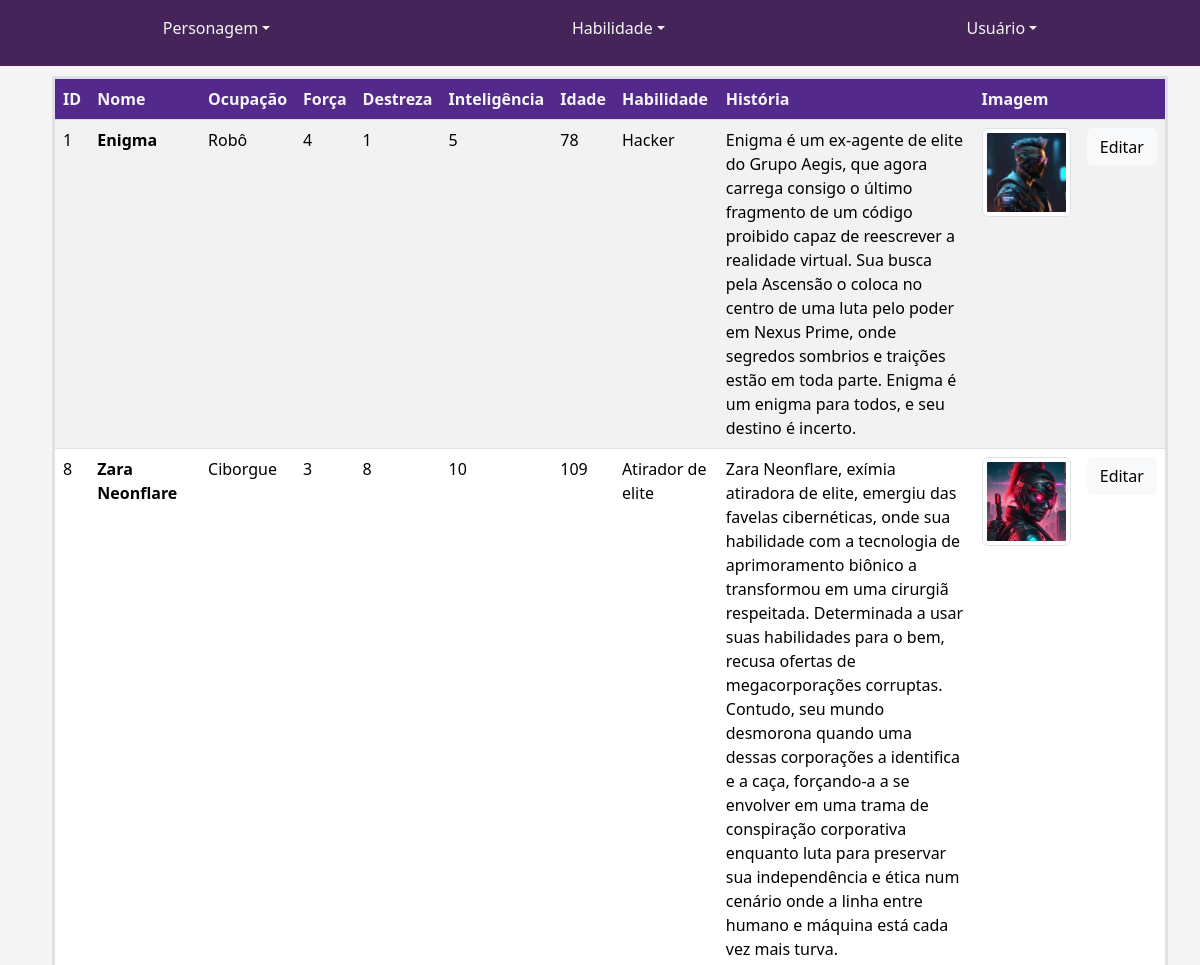
/admin (upper part), run on an earlier commit of the app's database.
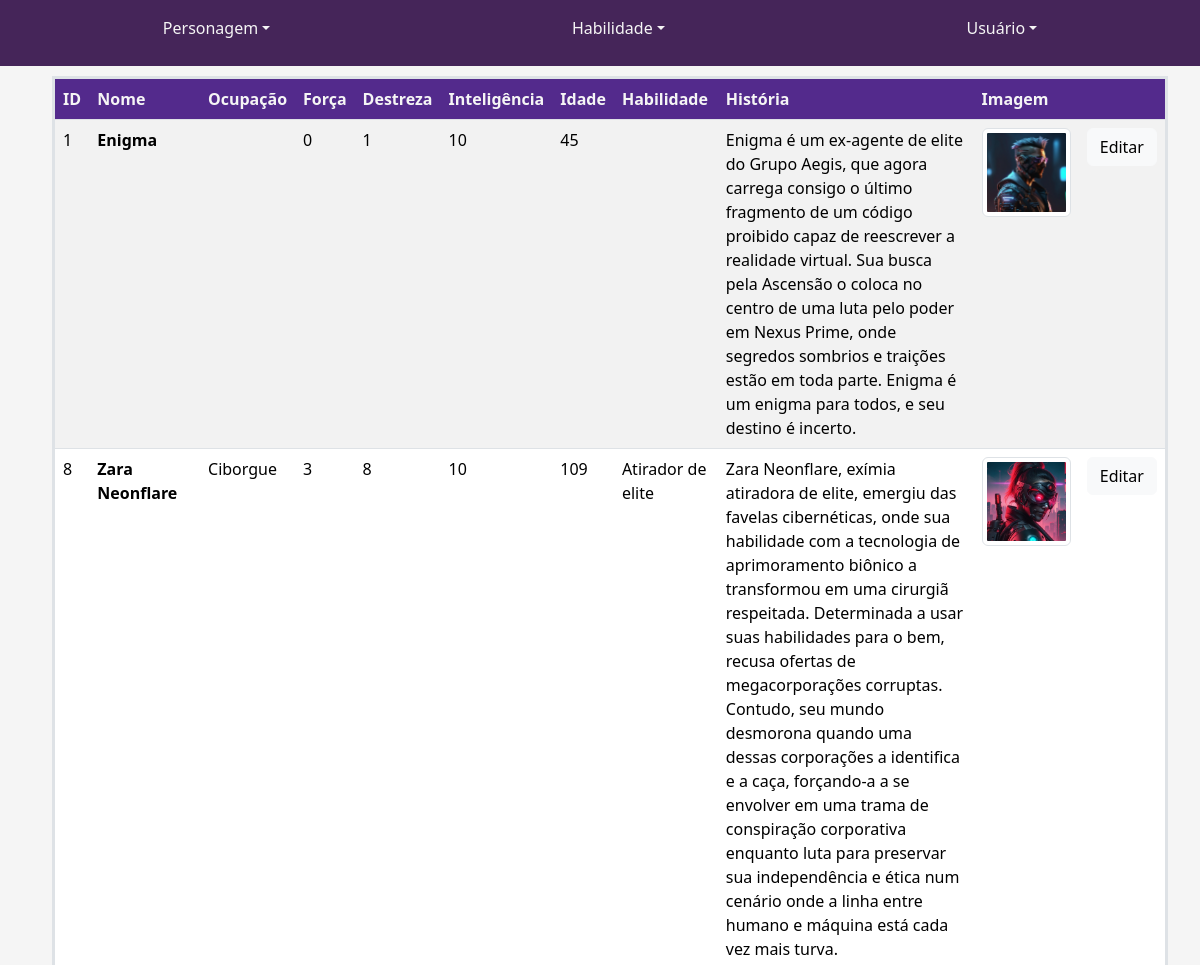
And on a later commit of the database.
### tables this page shows
CREATE TABLE "personagens" (
	"id"	integer,
	"nome"	text NOT NULL,
	"ocupacao"	text NOT NULL,
	"forca"	integer NOT NULL,
	"destreza"	integer NOT NULL,
	"inteligencia"	integer NOT NULL,
	"idade"	integer,
	"habilidade"	TEXT NOT NULL,
	"historia"	text,
	"imagem"	text,
	PRIMARY KEY("id" AUTOINCREMENT)
);

### app.py (the view)
@app.route("/admin")
def home_admin():
    lista_personagens = db_utils.retornar_personagens()
    return render_template(
        "admin/listar-personagens.html",
        personagens=lista_personagens,
    )

### db_utils.py (called while the page is built)
def retornar_personagens():
    try:
        conn = sqlite3.connect("database.db")
        cursor = conn.cursor()
        sql_select = "SELECT * FROM personagens"
        cursor.execute(sql_select)
        personagens = cursor.fetchall()
        conn.close()
        return personagens
    except:
        return False

### templates/admin/listar-personagens.html
{% extends 'base-admin.html' %}
{% block content %}
<div class="listar-admin">
    <table class="table table-hover table-striped">
        <thead>
            <tr>
                <th>ID</th>
                <th>Nome</th>
                <th>Ocupação</th>
                <th>Força</th>
                <th>Destreza</th>
                <th>Inteligência</th>
                <th>Idade</th>
                <th>Habilidade</th>
                <th>História</th>
                <th>Imagem</th>
                <th></th>
            </tr>
        </thead>
        <tbody>
            {% for id, nome, ocupacao, forca, destreza, inteligencia, idade, habilidade, historia, imagem in personagens %}
            <tr>
                <td>{{ id }}</td>
                <td><strong>{{ nome }}</strong></td>
                <td>{{ ocupacao }}</td>
                <td>{{ forca }}</td>
                <td>{{ destreza }}</td>
                <td>{{ inteligencia }}</td>
                <td>{{ idade }}</td>
                <td>{{ habilidade }}</td>
                <td>{{ historia }}</td>
                <td>
                    {% if imagem %}
                        <img src="{{ imagem }}" alt="thumbnail" class="img-thumbnail">
                    {% else %}
                        <img src="https://images2.imgbox.com/68/3d/kEhAXnXQ_o.png" class="img-thumbnail" />
                    {% endif %}
                </td>
                <td> <a href="{{ url_for('editar_personagem', id = id)}}" class="btn btn-light">Editar</a></td>
            </tr>
            {% endfor %}
        </tbody>
    </table>
</div>
{% endblock %}

### templates/base-admin.html (shortened to what this page needs)
<!DOCTYPE html>
<html lang="pt-BR">
  <head>
    <link href="https://cdn.jsdelivr.net/npm/bootstrap@5.3.2/dist/css/bootstrap.min.css" rel="stylesheet">
    <link rel="stylesheet" href="/static/css/base-admin.css">
  </head>
  <body>
    <header>
      <nav class="navbar navbar-expand-lg rounded" aria-label="Tenth navbar example">
        <div class="container-fluid">
          <div class="collapse navbar-collapse justify-content-md-center" id="navbarsExample08">
            <ul class="navbar-nav">
              <li class="nav-item dropdown">
                <a class="nav-link dropdown-toggle" href="#" data-bs-toggle="dropdown" aria-expanded="false">Personagem</a>
              </li>
            </ul>
          </div>
          <div class="collapse navbar-collapse justify-content-md-center" id="navbarsExample08">
            <ul class="navbar-nav">
              <li class="nav-item dropdown">
                <a class="nav-link dropdown-toggle" href="#" data-bs-toggle="dropdown" aria-expanded="false">Habilidade</a>
              </li>
            </ul>
          </div>
          <div class="collapse navbar-collapse justify-content-md-center" id="navbarsExample08">
            <ul class="navbar-nav">
              <li class="nav-item dropdown">
                <a class="nav-link dropdown-toggle" href="#" data-bs-toggle="dropdown" aria-expanded="false">Usuário</a>
              </li>
            </ul>
          </div>
        </div>
      </nav>
    </header>
     <main class="container conteudo-principal">{% block content %}{% endblock %}</main>
  </body>
</html>

### static/css/base-admin.css (style rules this page uses)
* { margin: 0; font-family: inherit; box-sizing: border-box; }
body { background-color: whitesmoke; margin: 0; color: black; }
:root { --rosa: #E052F2; --roxo: #452559; --lilas: #532A8C; --preto: #0A0A0D; --verde: #0D8C75; }
header, footer { background-color: #452559; }
footer p, .nav-link { color: whitesmoke }
.table th, td { color: whitesmoke; background-color: #532A8C; align-items: center; }
table { margin:10px; border:3px solid #532A8C; border-radius: 20px; }
.table th, td, tr { color: whitesmoke; background-color: #532A8C; align-items: center; }
input, a { margin-bottom: 10px; }
a { text-decoration: none; }

What changed in the data, as far as the page shows it:
changed personagens "Enigma": forca "4" → "0"; inteligencia "5" → "10"; idade "78" → "45"; ocupacao "Robô" → (not shown); habilidade "Hacker" → (not shown)
